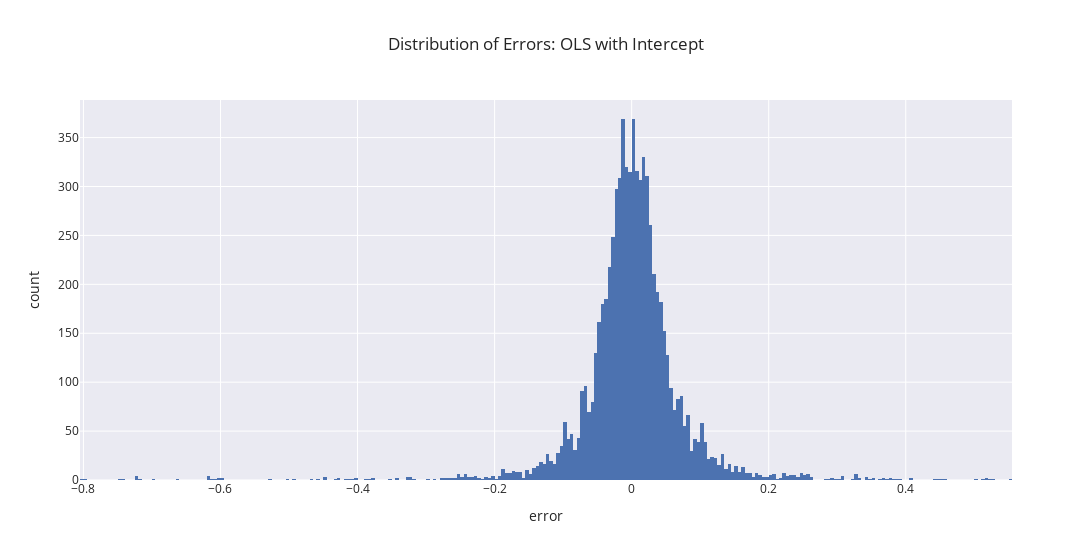

The code cell stored with this chart in its notebook:
### Markdown cell above
## OLS No Intercept

### Code cell
df_errors, last_summary = utils.get_errors(df_data, B0=0)
fig = utils.px.histogram(df_errors, "error", title="Distribution of Errors: OLS with Intercept")
fig.update_layout(width=1400)
fig.show()
print(last_summary)

### Figure 1 — Plotly figure (JSON) as saved in the notebook; plotly's stock layout.template omitted (floating-point values rounded to 4 significant figures; data arrays with more than 128 entries replaced by an {"elided": "..."} marker saying what was removed)
{"data": [{"alignmentgroup": "True", "bingroup": "x", "hovertemplate": "error=%{x}<br>count=%{y}<extra></extra>", "legendgroup": "", "marker": {"color": "rgb(76,114,176)"}, "name": "", "offsetgroup": "", "orientation": "v", "showlegend": false, "type": "histogram", "x": {"elided": "7392 float values"}, "xaxis": "x", "yaxis": "y"}], "layout": {"barmode": "relative", "legend": {"tracegroupgap": 0}, "title": {"text": "Distribution of Errors: OLS with Intercept"}, "width": 1400, "xaxis": {"anchor": "y", "domain": [0, 1], "title": {"text": "error"}}, "yaxis": {"anchor": "x", "domain": [0, 1], "title": {"text": "count"}}}}
